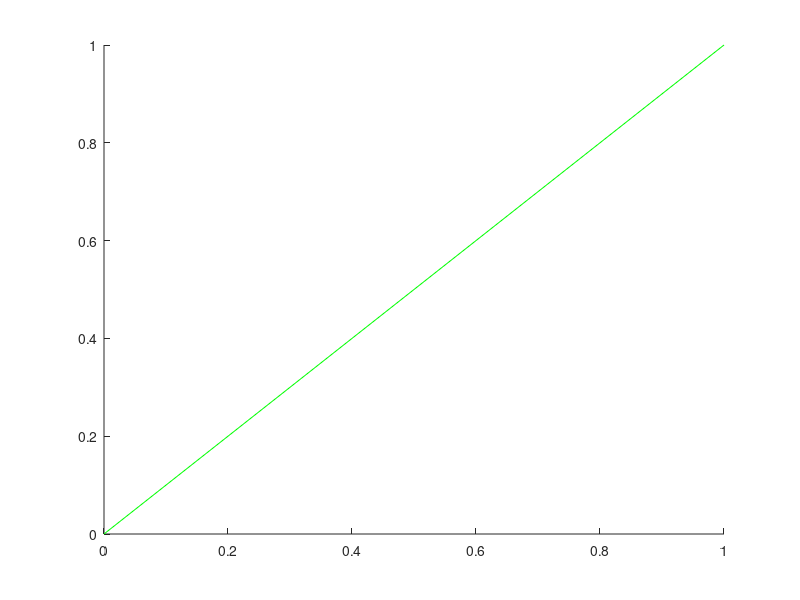

Write MATLAB code to recreate this figure.
function dp(lc)
%DP draws a diagonal line on an existing figure.
%  DP draws a diagonal line on an existing figure
%  from the bottom left axis to the upper right axis.
%  The optional input variable (lc) can be used to define
%  the line style and color as for normal plotting.
%  For example dp('--b') plots a 45 degree diagonal
%  dash blue line.
%
%I/O: dp(lc);
%
%See Also: PLOT, HLINE, VLINE, ELLPS, HIGHORB, ZOOMPLS

%Copyright Eigenvector Research, Inc. 1996-98

if nargin<1
  lc  = '-g';
end
v     = axis;
axis  = v;
ur = max([v(2) v(4)]);
ll = min([v(1) v(3)]);
if ishold
  plot([ll ur],[ll ur],lc)
else
  hold on, plot([ll ur],[ll ur],lc); hold off
end
